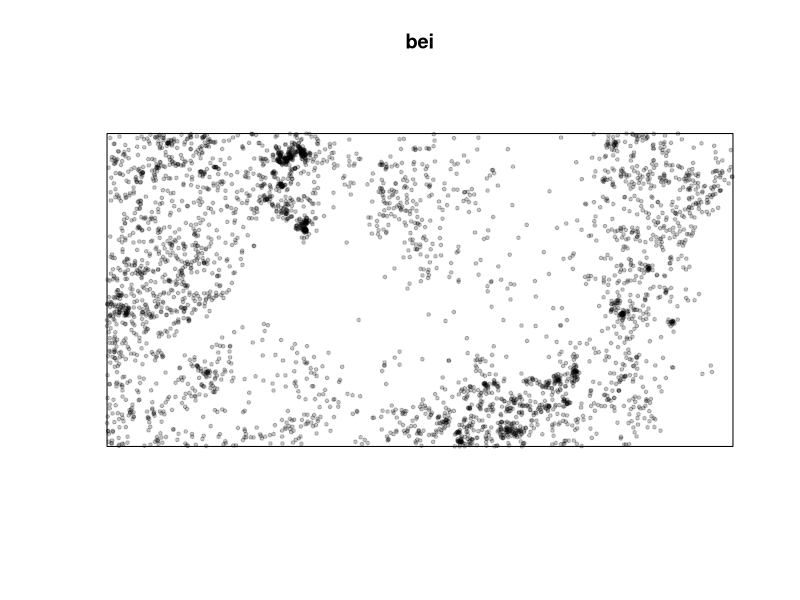
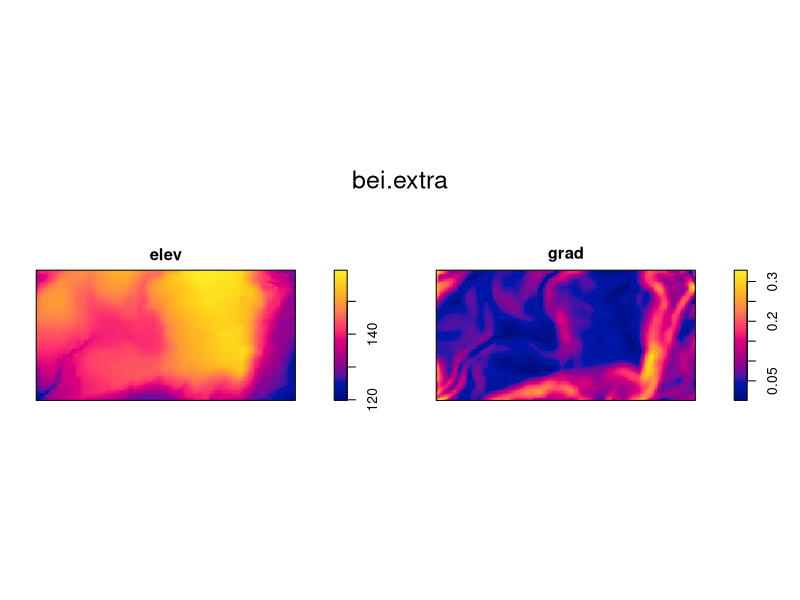
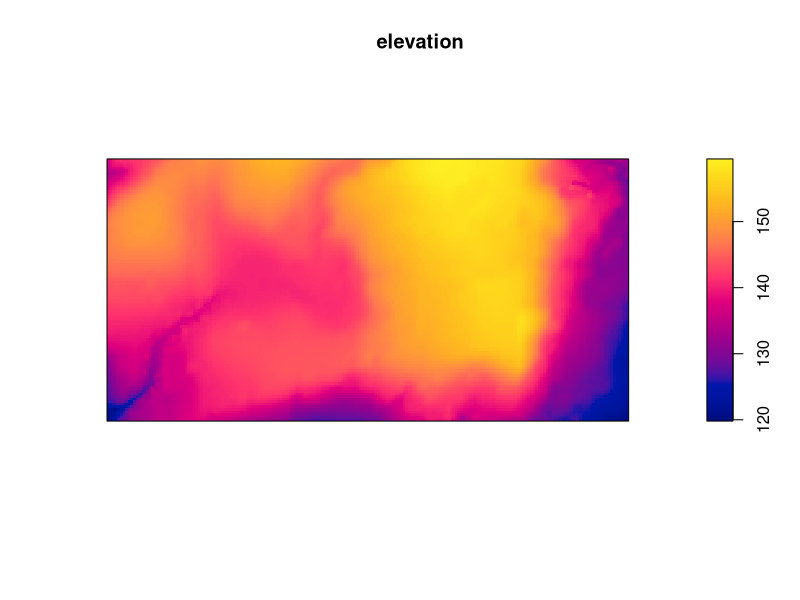
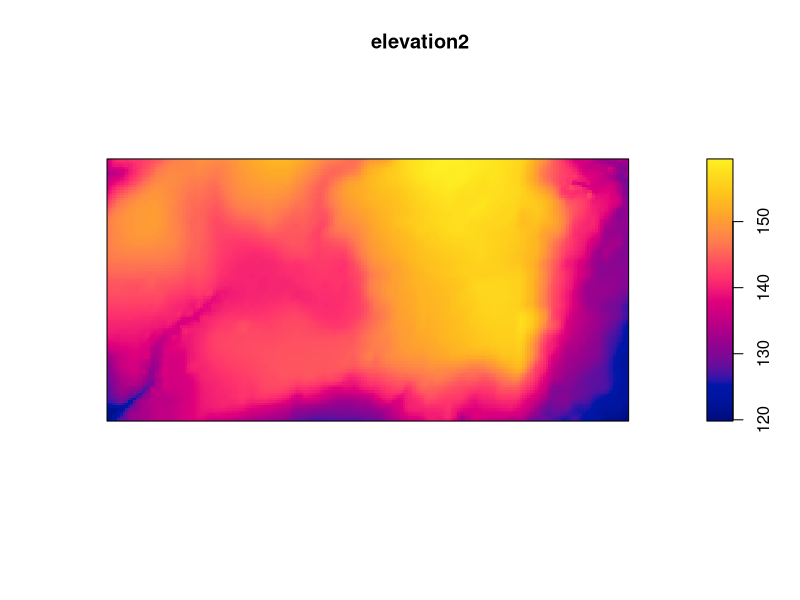
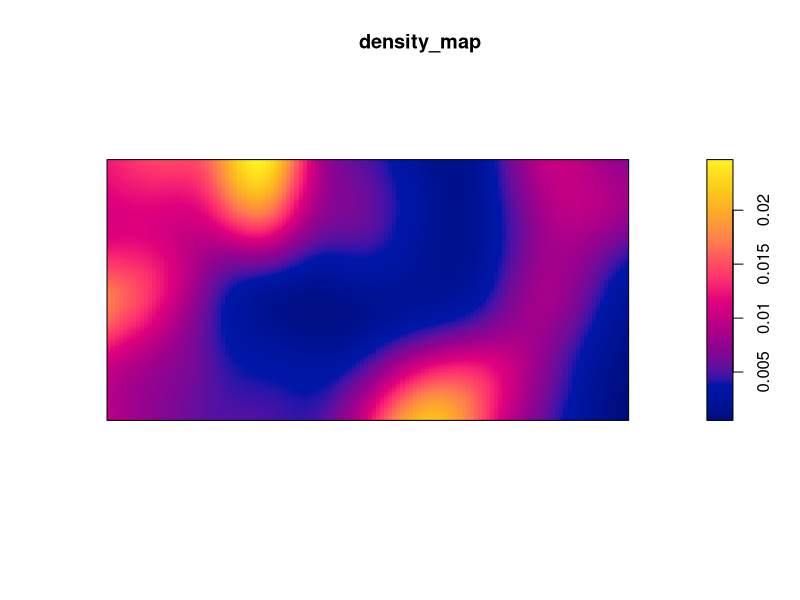
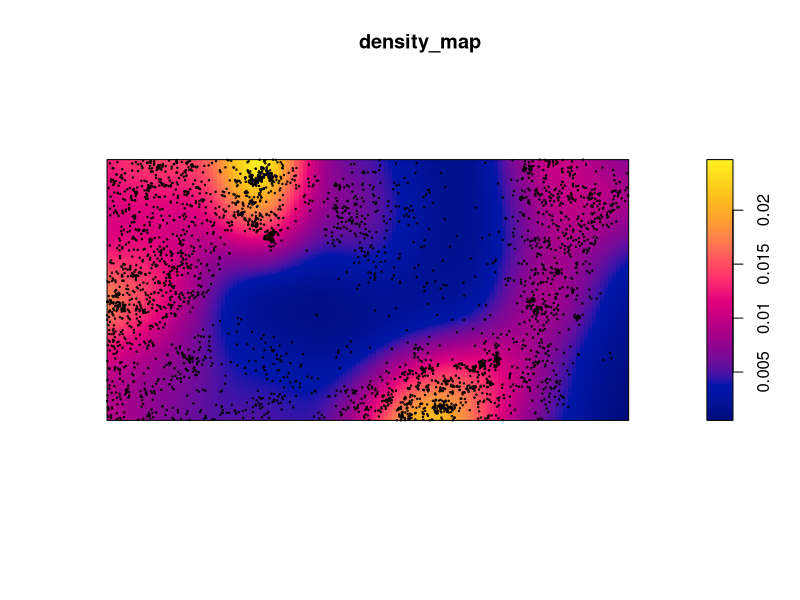
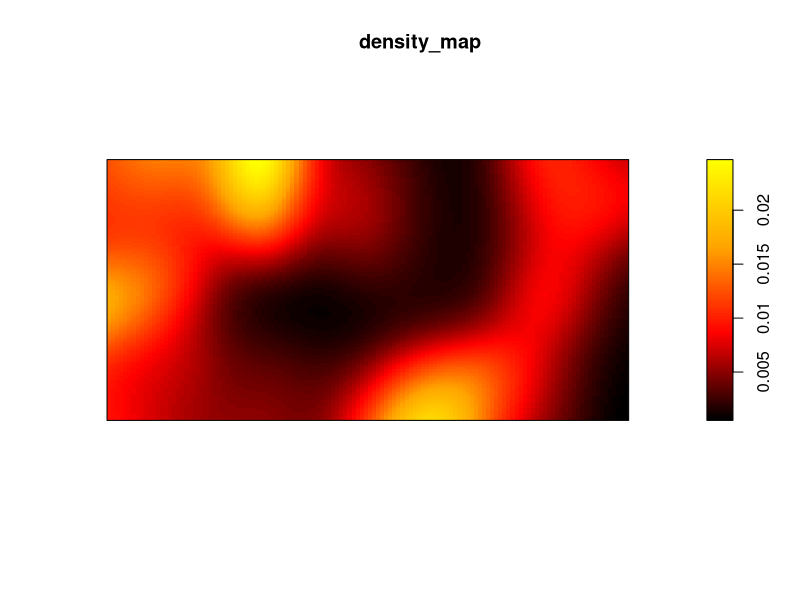
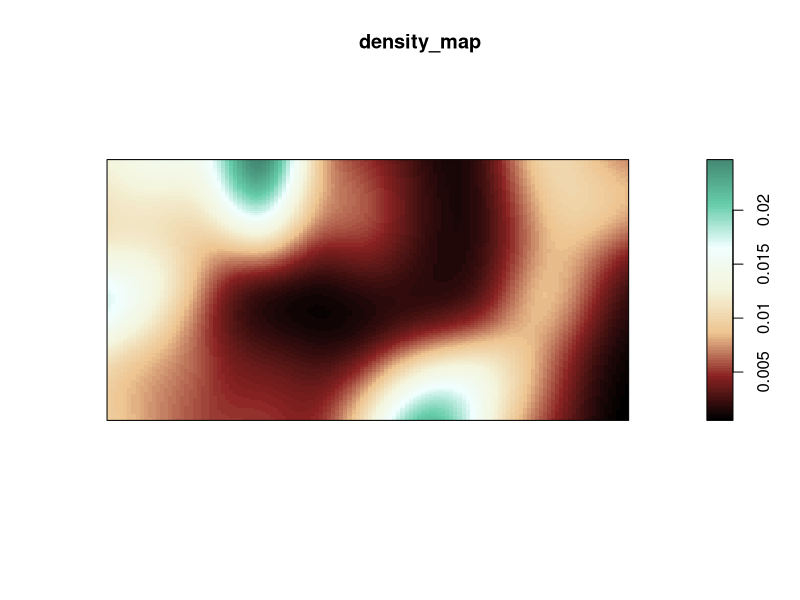

Recreate these plots in R, in order.
# code related to population ecology
# we will use spatstat package for spatial point pattern analysis

#everytime we take something that is outside of R we need to use the brackets
install.packages('spatstat')
library(spatstat) #to check if it has been installed

#import the data inside the packages
#the dataset is called 'bei' and it's inside the package spatstat
#data description: 
#aways put the link as a comment

bei 

#plotting the data
plot(bei, cex=0.5, pch=19)

#there is also another dataset in the package: bei.extra
bei.extra

plot(bei.extra)

#how to select only one part of the dataset? There are different manners.like if we want to get elev
elevation <- bei.extra$elev
plot(elevation)
#or
elevation2 <- bei.extra[[1]]
plot(elevation2)

#passing from points to a continuos surface
density_map <- density(bei) #it's a function in the spatstat package

density_map

plot(density_map)

#let's put the points on top of the density map
plot(density_map)
points(bei, cex=0.2)

#let's change the colours
cl <- colorRampPalette(c('black','red','orange','yellow'))(100) #using the concatenate function to merge the colours
#100 is the gradient: how many colours do you want to pass from one colour from another
plot(density_map, col=cl)
#also interesting fact: remember that the yellow is the first colour we see so use it to highlight

#avoid green and red and blue, and never rainbow
cl <- colorRampPalette(c('black','brown4','burlywood2','beige','azure','aquamarine3','aquamarine4'))(100) #using the concatenate function to merge the colours
#100 is the gradient: how many colours do you want to pass from one colour from another
plot(density_map, col=cl)
#some famous palette are turbo, inferno and so on

plot(bei.extra)
elev <- bei.extra[[1]]
plot(elev)

#what if I want to plot multiple graphs? With multiframe
par(mfrow=c(1,2)) #1 row and 2 columns
plot(density_map)
plot(elev)

#you can also reverse the situation to have one on the top and the other on the botom
par(mfrow=c(2,1)) 
plot(density_map)
plot(elev)
#you can see that at higher elevations you have a lower amount of trees

#let's say you want 3 plots in a row, the first being trees, then density, then elevation
par(mfrow=c(1,3)) 
plot(bei)
plot(density_map)
plot(elev)
